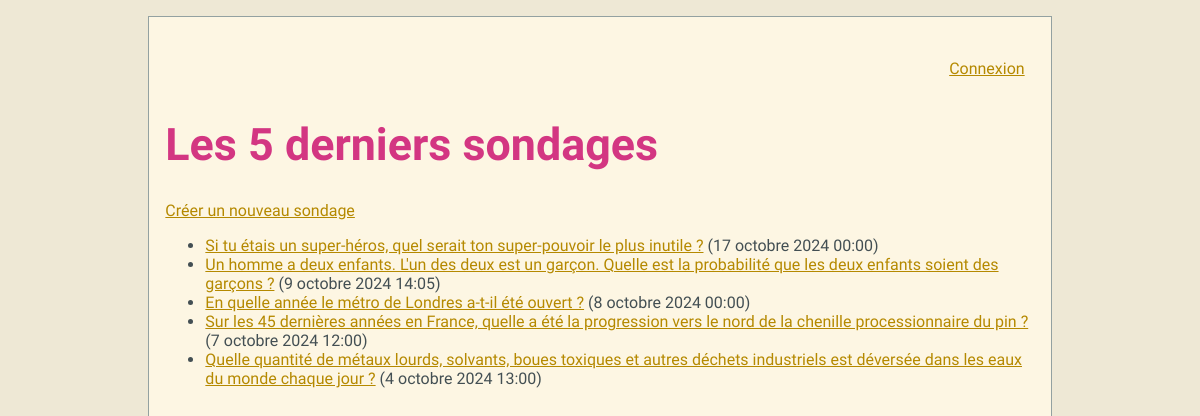
The page /polls/ on the database as committed earlier.
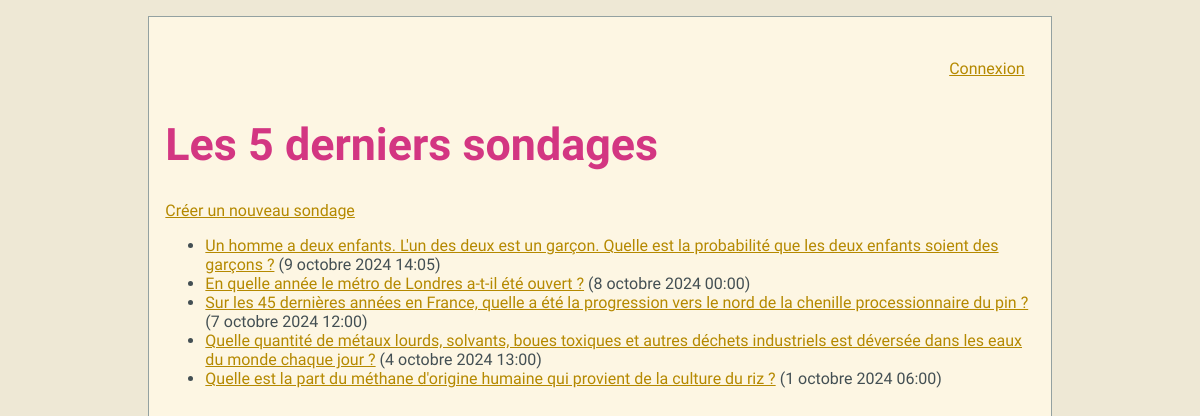
The same page on the database as committed later.
### polls/models.py (models this page shows, shortened)
class Question(models.Model):
    question_text = models.CharField(max_length=200)
    pub_date = models.DateTimeField('date published')

### polls/views.py (the view)
# urls.py: path("", views.IndexView.as_view(), name="index"),
class IndexView(generic.ListView):
    template_name = "polls/index.html"
    context_object_name = "latest_question_list"
    def get_queryset(self):
        return Question.objects.filter(pub_date__lte=timezone.now()).order_by("-pub_date")[
               :5
               ]

### polls/templates/polls/index.html
{% extends "polls/base.html" %}
{% block content %}
<div class = "auth-links">
    {% if user.is_authenticated %}
        <p>Bienvenue, {{ user.username }} ! <a href="{% url 'authentification:logout' %}">Déconnexion</a></p>
    {% else %}
        <p><a href="{% url 'authentification:login' %}">Connexion</a></p>
    {% endif %}
</div>
<h1>Les 5 derniers sondages</h1>
<a href="{% url 'polls:new_poll' %}">Créer un nouveau sondage</a>
{% if latest_question_list %}
    <ul>
    {% for question in latest_question_list %}
        <li><a href="{% url 'polls:detail' question.id %}">{{ question.question_text }}</a> ({{ question.pub_date }})</li>
    {% endfor %}
    </ul>
{% else %}
    <p>Aucun sondage n'est disponible.</p>
{% endif %}
{% endblock %}

Rows that differ between the two databases and show on the page:
removed Question: question_text "Si tu étais un super-héros, quel serait ton super-pouvoir le plus inutile ?", pub_date "17 octobre 2024 00:00"
now on this page (row unchanged): Question: question_text "Quelle est la part du méthane d'origine humaine qui provient de la culture du riz ?", pub_date "1 octobre 2024 06:00"
